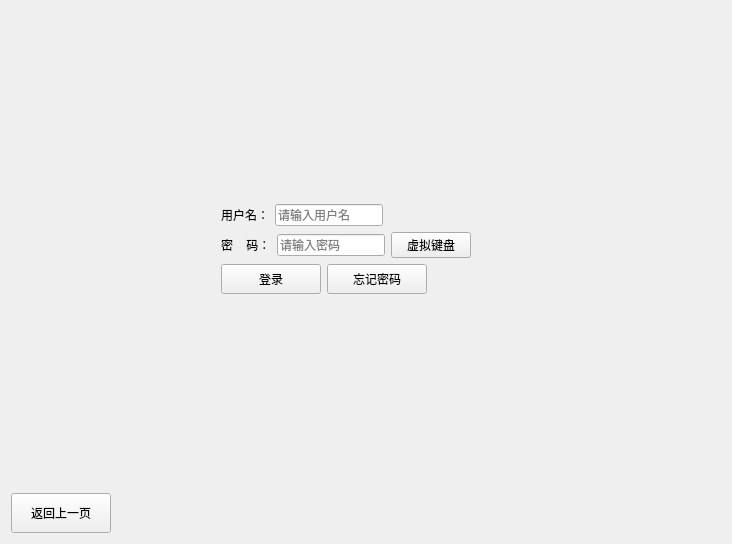
<?xml version="1.0" encoding="UTF-8"?>
<ui version="4.0">
 <class>login</class>
 <widget class="QWidget" name="login">
  <property name="geometry">
   <rect>
    <x>0</x>
    <y>0</y>
    <width>732</width>
    <height>544</height>
   </rect>
  </property>
  <property name="windowTitle">
   <string>Form</string>
  </property>
  <layout class="QVBoxLayout" name="verticalLayout_3">
   <item>
    <spacer name="verticalSpacer_2">
     <property name="orientation">
      <enum>Qt::Vertical</enum>
     </property>
     <property name="sizeHint" stdset="0">
      <size>
       <width>20</width>
       <height>184</height>
      </size>
     </property>
    </spacer>
   </item>
   <item>
    <layout class="QHBoxLayout" name="horizontalLayout_5">
     <item>
      <spacer name="horizontalSpacer_3">
       <property name="orientation">
        <enum>Qt::Horizontal</enum>
       </property>
       <property name="sizeHint" stdset="0">
        <size>
         <width>40</width>
         <height>20</height>
        </size>
       </property>
      </spacer>
     </item>
     <item>
      <layout class="QVBoxLayout" name="verticalLayout_2">
       <item>
        <layout class="QVBoxLayout" name="verticalLayout">
         <item>
          <layout class="QHBoxLayout" name="horizontalLayout_4">
           <item>
            <widget class="QLabel" name="label">
             <property name="styleSheet">
              <string notr="true">font: 12pt &quot;黑体&quot;;</string>
             </property>
             <property name="text">
              <string>用户名：</string>
             </property>
            </widget>
           </item>
           <item>
            <widget class="QLineEdit" name="usrlineEdit">
             <property name="sizePolicy">
              <sizepolicy hsizetype="Fixed" vsizetype="Fixed">
               <horstretch>0</horstretch>
               <verstretch>0</verstretch>
              </sizepolicy>
             </property>
             <property name="placeholderText">
              <string>请输入用户名</string>
             </property>
            </widget>
           </item>
           <item>
            <spacer name="horizontalSpacer_5">
             <property name="orientation">
              <enum>Qt::Horizontal</enum>
             </property>
             <property name="sizeHint" stdset="0">
              <size>
               <width>40</width>
               <height>20</height>
              </size>
             </property>
            </spacer>
           </item>
          </layout>
         </item>
         <item>
          <layout class="QHBoxLayout" name="horizontalLayout_3">
           <item>
            <widget class="QLabel" name="label_2">
             <property name="styleSheet">
              <string notr="true">font: 12pt &quot;黑体&quot;;</string>
             </property>
             <property name="text">
              <string>密    码：</string>
             </property>
            </widget>
           </item>
           <item>
            <widget class="QLineEdit" name="passwdlineEdit">
             <property name="sizePolicy">
              <sizepolicy hsizetype="Fixed" vsizetype="Fixed">
               <horstretch>0</horstretch>
               <verstretch>0</verstretch>
              </sizepolicy>
             </property>
             <property name="placeholderText">
              <string>请输入密码</string>
             </property>
            </widget>
           </item>
           <item>
            <widget class="QPushButton" name="pushButton">
             <property name="toolTip">
              <string>&lt;html&gt;&lt;head/&gt;&lt;body&gt;&lt;p&gt;&lt;img src=&quot;:/keyboard.png&quot;/&gt;&lt;/p&gt;&lt;/body&gt;&lt;/html&gt;</string>
             </property>
             <property name="whatsThis">
              <string>&lt;html&gt;&lt;head/&gt;&lt;body&gt;&lt;p&gt;&lt;img src=&quot;:/keyboard.png&quot;/&gt;&lt;/p&gt;&lt;/body&gt;&lt;/html&gt;</string>
             </property>
             <property name="text">
              <string>虚拟键盘</string>
             </property>
            </widget>
           </item>
           <item>
            <spacer name="horizontalSpacer_6">
             <property name="orientation">
              <enum>Qt::Horizontal</enum>
             </property>
             <property name="sizeHint" stdset="0">
              <size>
               <width>40</width>
               <height>20</height>
              </size>
             </property>
            </spacer>
           </item>
          </layout>
         </item>
        </layout>
       </item>
       <item>
        <layout class="QHBoxLayout" name="horizontalLayout_2">
         <item>
          <widget class="QPushButton" name="pushButton_login">
           <property name="minimumSize">
            <size>
             <width>100</width>
             <height>30</height>
            </size>
           </property>
           <property name="styleSheet">
            <string notr="true">font: 12pt &quot;黑体&quot;;</string>
           </property>
           <property name="text">
            <string>登录</string>
           </property>
          </widget>
         </item>
         <item>
          <widget class="QPushButton" name="pushButton_findpasswd">
           <property name="sizePolicy">
            <sizepolicy hsizetype="Fixed" vsizetype="Fixed">
             <horstretch>0</horstretch>
             <verstretch>0</verstretch>
            </sizepolicy>
           </property>
           <property name="minimumSize">
            <size>
             <width>100</width>
             <height>30</height>
            </size>
           </property>
           <property name="styleSheet">
            <string notr="true">font: 12pt &quot;黑体&quot;;</string>
           </property>
           <property name="text">
            <string>忘记密码</string>
           </property>
          </widget>
         </item>
         <item>
          <spacer name="horizontalSpacer_7">
           <property name="orientation">
            <enum>Qt::Horizontal</enum>
           </property>
           <property name="sizeHint" stdset="0">
            <size>
             <width>40</width>
             <height>20</height>
            </size>
           </property>
          </spacer>
         </item>
        </layout>
       </item>
      </layout>
     </item>
     <item>
      <spacer name="horizontalSpacer_4">
       <property name="orientation">
        <enum>Qt::Horizontal</enum>
       </property>
       <property name="sizeHint" stdset="0">
        <size>
         <width>40</width>
         <height>20</height>
        </size>
       </property>
      </spacer>
     </item>
    </layout>
   </item>
   <item>
    <spacer name="verticalSpacer">
     <property name="orientation">
      <enum>Qt::Vertical</enum>
     </property>
     <property name="sizeHint" stdset="0">
      <size>
       <width>20</width>
       <height>184</height>
      </size>
     </property>
    </spacer>
   </item>
   <item>
    <layout class="QHBoxLayout" name="horizontalLayout">
     <item>
      <widget class="QPushButton" name="pushButton_backhome">
       <property name="minimumSize">
        <size>
         <width>100</width>
         <height>40</height>
        </size>
       </property>
       <property name="styleSheet">
        <string notr="true">
font: 12pt &quot;黑体&quot;;</string>
       </property>
       <property name="text">
        <string>返回上一页</string>
       </property>
      </widget>
     </item>
     <item>
      <spacer name="horizontalSpacer">
       <property name="orientation">
        <enum>Qt::Horizontal</enum>
       </property>
       <property name="sizeHint" stdset="0">
        <size>
         <width>40</width>
         <height>20</height>
        </size>
       </property>
      </spacer>
     </item>
    </layout>
   </item>
  </layout>
 </widget>
 <tabstops>
  <tabstop>usrlineEdit</tabstop>
  <tabstop>passwdlineEdit</tabstop>
  <tabstop>pushButton_findpasswd</tabstop>
  <tabstop>pushButton_login</tabstop>
  <tabstop>pushButton_backhome</tabstop>
 </tabstops>
 <resources/>
 <connections/>
</ui>
